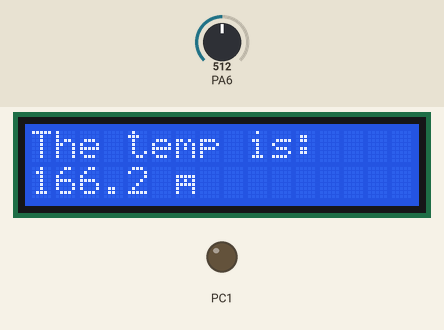
Simulated run of this program. Board: ATmega32, CodeVisionAVR source translated, built with avr-gcc and emulated at 8 MHz. Shown: 16×2 character LCD, output pins drawn as LEDs (lit = HIGH). Wiring (inferred from the signals the program sends): character LCD (HD44780): RS PC0; E PC2; data PC4, PC5, PC6, PC7. Inputs (shaded band) come from the test bench; at power-on: PA6 = 512. Pins used as bus, display or sensor lines are not drawn.

Above: at 1.2 s.
1.3 s: PA6 set to 716
At 2.9 s:
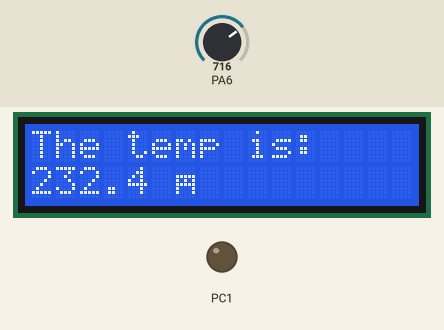
3.5 s: PA6 set to 900
At 4.8 s:
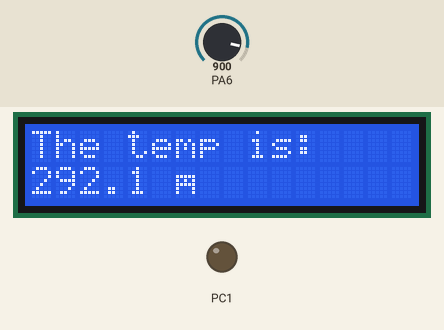
5.6 s: PA6 set to 1023
At 6.7 s:
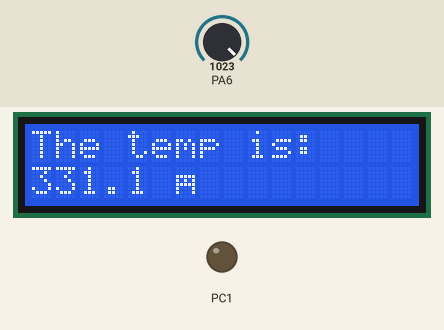
Timing chart, 0 to 8.6 s (numbered marks = the images above; inputs shaded):
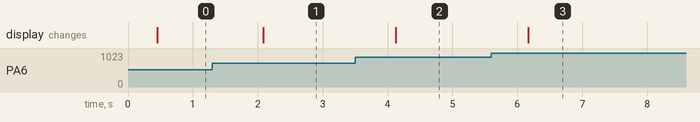

Measured:
- after the input at 1.3 s, the display: changes after 0.78 s (image 1)
- after the input at 3.5 s, the display: changes after 0.62 s (image 2)
- after the input at 5.6 s, the display: changes after 0.57 s (image 3)

The program:

main.c
```c
/*****************************************************
Chip type               : ATmega32
AVR Core Clock frequency: 8.000000 MHz
Memory model            : Small
External RAM size       : 0
Data Stack size         : 512
*****************************************************/

#include <mega32.h>
#include <delay.h>
#include <alcd.h>
#include <stdio.h>
#include <stdlib.h>

float adc_data;
unsigned char init_temp[7],lcd_temp[10];

#define ADC_VREF_TYPE 0x20

// ADC interrupt service routine
interrupt [ADC_INT] void adc_isr(void)
{
  adc_data=ADCH;        //read result of adc conversation.
  ADCSRA |=0x10;        //clear interrupt flag by write 1 to it(bit 4).
}

void main(void)
{

// ADC initialization
ADMUX=0x06 | (ADC_VREF_TYPE & 0xff);     //select channel 6 (pin 6 of port A).
delay_us(10);

ADCSRA=0x8E;           //8 bit mode, 125kHz clock and AREF pin as a voltage reference.
SFIOR &=0x0F;

lcd_init(16); //initiate lcd.

#asm("sei")   //enable Global interrupts

while (1)
      {
         ADCSRA |=0x40;     //start the adc conversation and enable interrupt.
         delay_ms(400);

         adc_data=(adc_data*148)/114;   //these 3 line prepares adc_data to display in lcd.
         ftoa(adc_data,1,init_temp);
         sprintf(lcd_temp,"%s \xdfC",init_temp);

         lcd_clear();
         lcd_gotoxy(0,0);
         lcd_putsf("The temp is:");
         lcd_gotoxy(0,1);
         lcd_puts(lcd_temp);
      }
}
```
